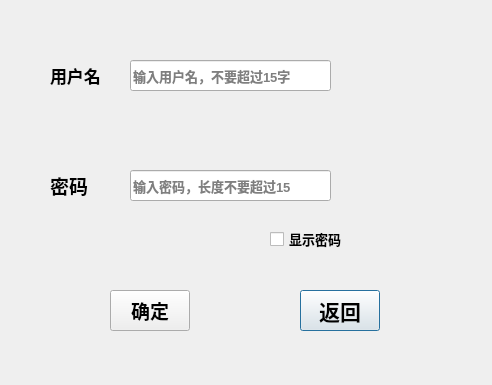
<?xml version="1.0" encoding="UTF-8"?>
<ui version="4.0">
 <class>game_Register</class>
 <widget class="QDialog" name="game_Register">
  <property name="geometry">
   <rect>
    <x>0</x>
    <y>0</y>
    <width>492</width>
    <height>385</height>
   </rect>
  </property>
  <property name="windowTitle">
   <string>Dialog</string>
  </property>
  <widget class="QPushButton" name="return_2">
   <property name="geometry">
    <rect>
     <x>300</x>
     <y>290</y>
     <width>80</width>
     <height>41</height>
    </rect>
   </property>
   <property name="font">
    <font>
     <family>Arial</family>
     <pointsize>16</pointsize>
     <weight>75</weight>
     <bold>true</bold>
    </font>
   </property>
   <property name="text">
    <string>返回</string>
   </property>
  </widget>
  <widget class="QPushButton" name="certain">
   <property name="geometry">
    <rect>
     <x>110</x>
     <y>290</y>
     <width>80</width>
     <height>41</height>
    </rect>
   </property>
   <property name="font">
    <font>
     <family>Arial</family>
     <pointsize>14</pointsize>
     <weight>75</weight>
     <bold>true</bold>
    </font>
   </property>
   <property name="text">
    <string>确定</string>
   </property>
  </widget>
  <widget class="QLabel" name="label_2">
   <property name="geometry">
    <rect>
     <x>50</x>
     <y>170</y>
     <width>61</width>
     <height>31</height>
    </rect>
   </property>
   <property name="font">
    <font>
     <family>Arial</family>
     <pointsize>14</pointsize>
     <weight>75</weight>
     <bold>true</bold>
    </font>
   </property>
   <property name="text">
    <string>密码</string>
   </property>
  </widget>
  <widget class="QLineEdit" name="name">
   <property name="geometry">
    <rect>
     <x>130</x>
     <y>60</y>
     <width>201</width>
     <height>31</height>
    </rect>
   </property>
   <property name="font">
    <font>
     <family>Arial</family>
     <pointsize>10</pointsize>
     <weight>75</weight>
     <bold>true</bold>
    </font>
   </property>
   <property name="placeholderText">
    <string>输入用户名，不要超过15字</string>
   </property>
  </widget>
  <widget class="QLineEdit" name="password">
   <property name="geometry">
    <rect>
     <x>130</x>
     <y>170</y>
     <width>201</width>
     <height>31</height>
    </rect>
   </property>
   <property name="font">
    <font>
     <family>Arial</family>
     <pointsize>10</pointsize>
     <weight>75</weight>
     <bold>true</bold>
    </font>
   </property>
   <property name="inputMask">
    <string/>
   </property>
   <property name="text">
    <string/>
   </property>
   <property name="placeholderText">
    <string>输入密码，长度不要超过15</string>
   </property>
  </widget>
  <widget class="QLabel" name="label">
   <property name="geometry">
    <rect>
     <x>50</x>
     <y>60</y>
     <width>61</width>
     <height>31</height>
    </rect>
   </property>
   <property name="font">
    <font>
     <family>Arial</family>
     <pointsize>13</pointsize>
     <weight>75</weight>
     <bold>true</bold>
    </font>
   </property>
   <property name="text">
    <string>用户名</string>
   </property>
  </widget>
  <widget class="QLabel" name="nwarning">
   <property name="geometry">
    <rect>
     <x>340</x>
     <y>60</y>
     <width>131</width>
     <height>31</height>
    </rect>
   </property>
   <property name="font">
    <font>
     <family>Arial</family>
     <weight>75</weight>
     <bold>true</bold>
    </font>
   </property>
   <property name="text">
    <string/>
   </property>
  </widget>
  <widget class="QLabel" name="pwarning">
   <property name="geometry">
    <rect>
     <x>340</x>
     <y>170</y>
     <width>131</width>
     <height>31</height>
    </rect>
   </property>
   <property name="font">
    <font>
     <family>Arial</family>
     <pointsize>9</pointsize>
     <weight>75</weight>
     <bold>true</bold>
    </font>
   </property>
   <property name="text">
    <string/>
   </property>
  </widget>
  <widget class="QCheckBox" name="showpsw">
   <property name="geometry">
    <rect>
     <x>270</x>
     <y>230</y>
     <width>81</width>
     <height>18</height>
    </rect>
   </property>
   <property name="font">
    <font>
     <family>Arial</family>
     <pointsize>10</pointsize>
     <weight>75</weight>
     <bold>true</bold>
    </font>
   </property>
   <property name="text">
    <string>显示密码</string>
   </property>
  </widget>
 </widget>
 <resources/>
 <connections/>
</ui>
